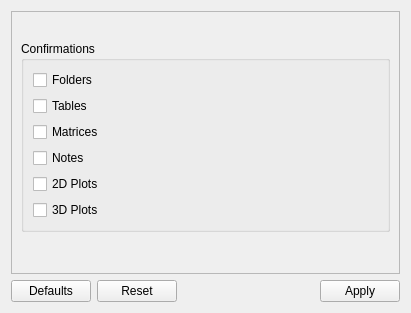
<?xml version="1.0" encoding="UTF-8"?>
<ui version="4.0">
 <class>GeneralConfirmationSettings</class>
 <widget class="QWidget" name="GeneralConfirmationSettings">
  <property name="geometry">
   <rect>
    <x>0</x>
    <y>0</y>
    <width>411</width>
    <height>313</height>
   </rect>
  </property>
  <property name="windowTitle">
   <string>Form</string>
  </property>
  <layout class="QVBoxLayout" name="verticalLayout_3">
   <item>
    <widget class="QScrollArea" name="scrollArea">
     <property name="widgetResizable">
      <bool>true</bool>
     </property>
     <widget class="QWidget" name="scrollAreaWidgetContents_2">
      <property name="geometry">
       <rect>
        <x>0</x>
        <y>0</y>
        <width>391</width>
        <height>260</height>
       </rect>
      </property>
      <layout class="QVBoxLayout" name="verticalLayout_2">
       <item>
        <widget class="QLabel" name="titleLabel">
         <property name="text">
          <string/>
         </property>
        </widget>
       </item>
       <item>
        <widget class="QGroupBox" name="groupBox">
         <property name="title">
          <string>Confirmations</string>
         </property>
         <layout class="QVBoxLayout" name="verticalLayout">
          <item>
           <widget class="QCheckBox" name="foldersCheckBox">
            <property name="text">
             <string>Folders</string>
            </property>
           </widget>
          </item>
          <item>
           <widget class="QCheckBox" name="tablesCheckBox">
            <property name="text">
             <string>Tables</string>
            </property>
           </widget>
          </item>
          <item>
           <widget class="QCheckBox" name="matricesCheckBox">
            <property name="text">
             <string>Matrices</string>
            </property>
           </widget>
          </item>
          <item>
           <widget class="QCheckBox" name="notesCheckBox">
            <property name="text">
             <string>Notes</string>
            </property>
           </widget>
          </item>
          <item>
           <widget class="QCheckBox" name="plot2dCheckBox">
            <property name="text">
             <string>2D Plots</string>
            </property>
           </widget>
          </item>
          <item>
           <widget class="QCheckBox" name="plot3dCheckBox">
            <property name="text">
             <string>3D Plots</string>
            </property>
           </widget>
          </item>
         </layout>
        </widget>
       </item>
       <item>
        <spacer name="verticalSpacer">
         <property name="orientation">
          <enum>Qt::Vertical</enum>
         </property>
         <property name="sizeHint" stdset="0">
          <size>
           <width>20</width>
           <height>40</height>
          </size>
         </property>
        </spacer>
       </item>
      </layout>
     </widget>
    </widget>
   </item>
   <item>
    <layout class="QHBoxLayout" name="horizontalLayout_2">
     <item>
      <widget class="QPushButton" name="defaultsPushButton">
       <property name="text">
        <string>Defaults</string>
       </property>
      </widget>
     </item>
     <item>
      <widget class="QPushButton" name="resetPushButton">
       <property name="text">
        <string>Reset</string>
       </property>
      </widget>
     </item>
     <item>
      <spacer name="horizontalSpacer">
       <property name="orientation">
        <enum>Qt::Horizontal</enum>
       </property>
       <property name="sizeHint" stdset="0">
        <size>
         <width>40</width>
         <height>20</height>
        </size>
       </property>
      </spacer>
     </item>
     <item>
      <widget class="QPushButton" name="applyPushButton">
       <property name="text">
        <string>Apply</string>
       </property>
      </widget>
     </item>
    </layout>
   </item>
  </layout>
 </widget>
 <resources/>
 <connections/>
</ui>
